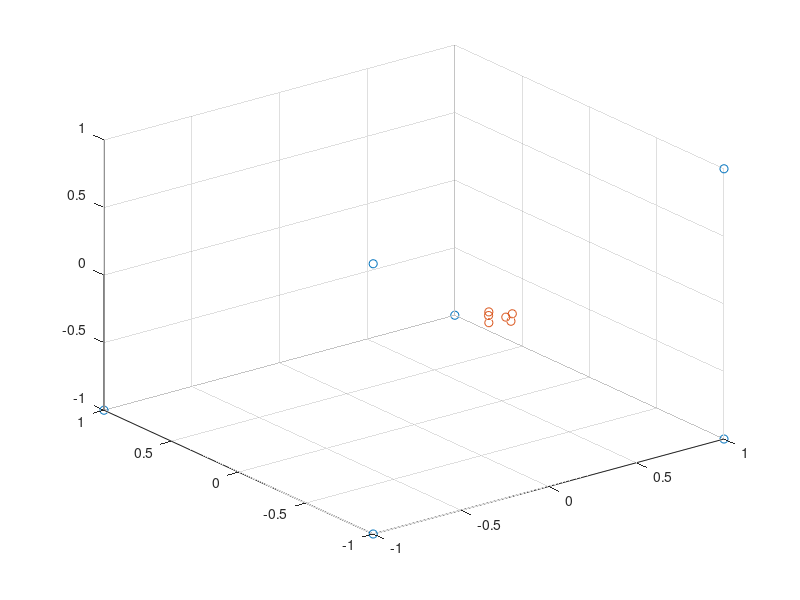
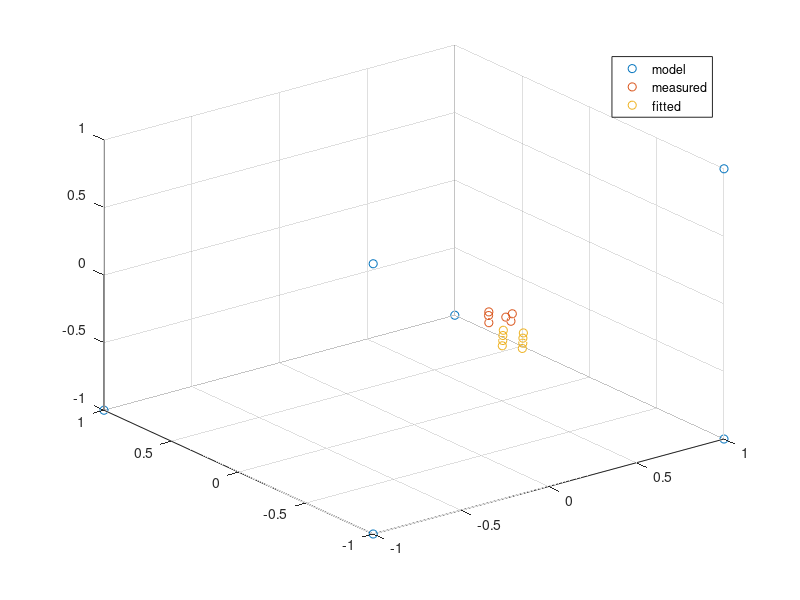

The MATLAB script that drew these images, in order:
%%
%define reference points 
B_full = [1  -1  1   -1  1   -1  1   -1;
         -1 -1  1   1   -1  -1  1   1;
         -1 -1  -1  -1  1   1   1   1;
          1   1   1   1  1   1   1   1];
 

B = B_full(:,[1, 3, 2, 4, 5, 6]);

%scaled parameters
A = [0.1    0.04    0.02    -0.02     0.1       0.02;
    -0.6    -0.63   -0.53   -0.58     -0.59    -0.53;  
    0.06    0.07    0.07    0.08    0.0         -0.01;
    1       1       1       1       1           1];

%%
%scatter points
scatter3(B(1,:), B(2,:), B(3,:));
hold on
scatter3(A(1,:), A(2,:), A(3,:));
%%
%Test SVD
[U, S, V] = svd(A');

S_zero = S==0;
s_man = S_zero + S;
s_inv =  (S~=0)./s_man;
A_inv = V * s_inv' * U';

%alternatively A_inv = pinv(A)

transformation_ba = (A_inv * B')';

unscaled_R_ba = transformation_ba(1:3,1:3);
unscaled_T_ba = transformation_ba(1:3,4);

estimated_scale_x = 1/norm(unscaled_R_ba(1,:));
estimated_scale_y = 1/norm(unscaled_R_ba(2,:));
estimated_scale_z = 1/norm(unscaled_R_ba(3,:));

R_ba = [estimated_scale_x; estimated_scale_y; estimated_scale_z] .* unscaled_R_ba
T_ba = [estimated_scale_x; estimated_scale_y; estimated_scale_z] .* unscaled_T_ba

%%
%plot points after transformation 
figure()
scatter3(B(1,:), B(2,:), B(3,:));
hold on
scatter3(A(1,:), A(2,:), A(3,:));

%transofomed B
estimated_R_ab = transpose(R_ba);
estimated_T_ab = -estimated_R_ab * T_ba;

estimated_B_scaled = B_full;
estimated_B_scaled(1,:) = estimated_scale_x*estimated_B_scaled(1,:);
estimated_B_scaled(2,:) = estimated_scale_y*estimated_B_scaled(2,:);
estimated_B_scaled(3,:) = estimated_scale_z*estimated_B_scaled(3,:);
%%
estimated_transformation_ab = [estimated_R_ab, estimated_T_ab; 0 0 0 1];
fitted_model = inv(transformation_ba) * B_full;
%fitted_model = inv(transformation_ba) * B_full;
fitted_model = estimated_transformation_ab * estimated_B_scaled;
scatter3(fitted_model(1,:), fitted_model(2,:), fitted_model(3,:));

legend('model', 'measured', 'fitted')



